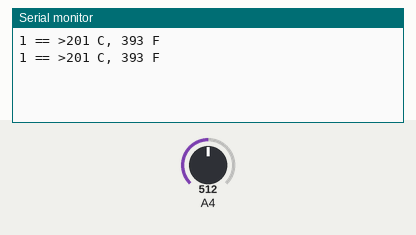
The sketch below on a simulated Arduino Uno, built with avr-gcc and run on an emulated ATmega328P. On the bench: the last lines printed to the serial monitor. The test bench sets the inputs (shaded band); at power-on: A4 = 512.

Above: at 1.8 s.
1.9 s: A4 set to 716
At 2.8 s:
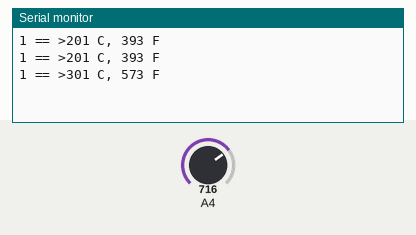
3.4 s: A4 set to 900
At 4.6 s:
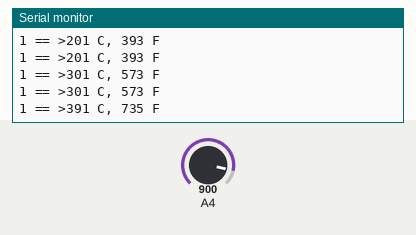
Timing chart, 0 to 6.4 s (numbered marks = the images above; inputs shaded):
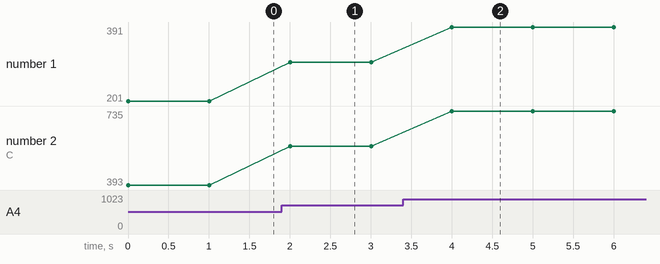

The sketch:

10_Temprature_ino.ino
```cpp
int baselineTemp = 0;
int celsius = 0;
int fahrenheit = 0;
int cel = 0;
int fahr = 0;
void setup(){
    pinMode(12, INPUT);
    Serial.begin(9600);
}
void loop()
{
  celsius = map(((analogRead(12) - 20) * 3.04), 0, 1023, -40, 125);
  fahrenheit = ((celsius * 9) / 5 + 32);
  Serial.print("1 == >");
  Serial.print(celsius);
  Serial.print(" C, ");
  Serial.print(fahrenheit);
  Serial.println(" F");
  delay(1000);
}
```

Measured:
- after the input at 1.9 s, the serial monitor: prints a new line after 0.10 s (image 1)
- after the input at 3.4 s, the serial monitor: prints a new line after 0.60 s (image 2)
- plotted number 1: 201 → 301 after the input at 1.9 s, 301 → 391 after the input at 3.4 s
- plotted number 2: 393 → 573 after the input at 1.9 s, 573 → 735 after the input at 3.4 s
